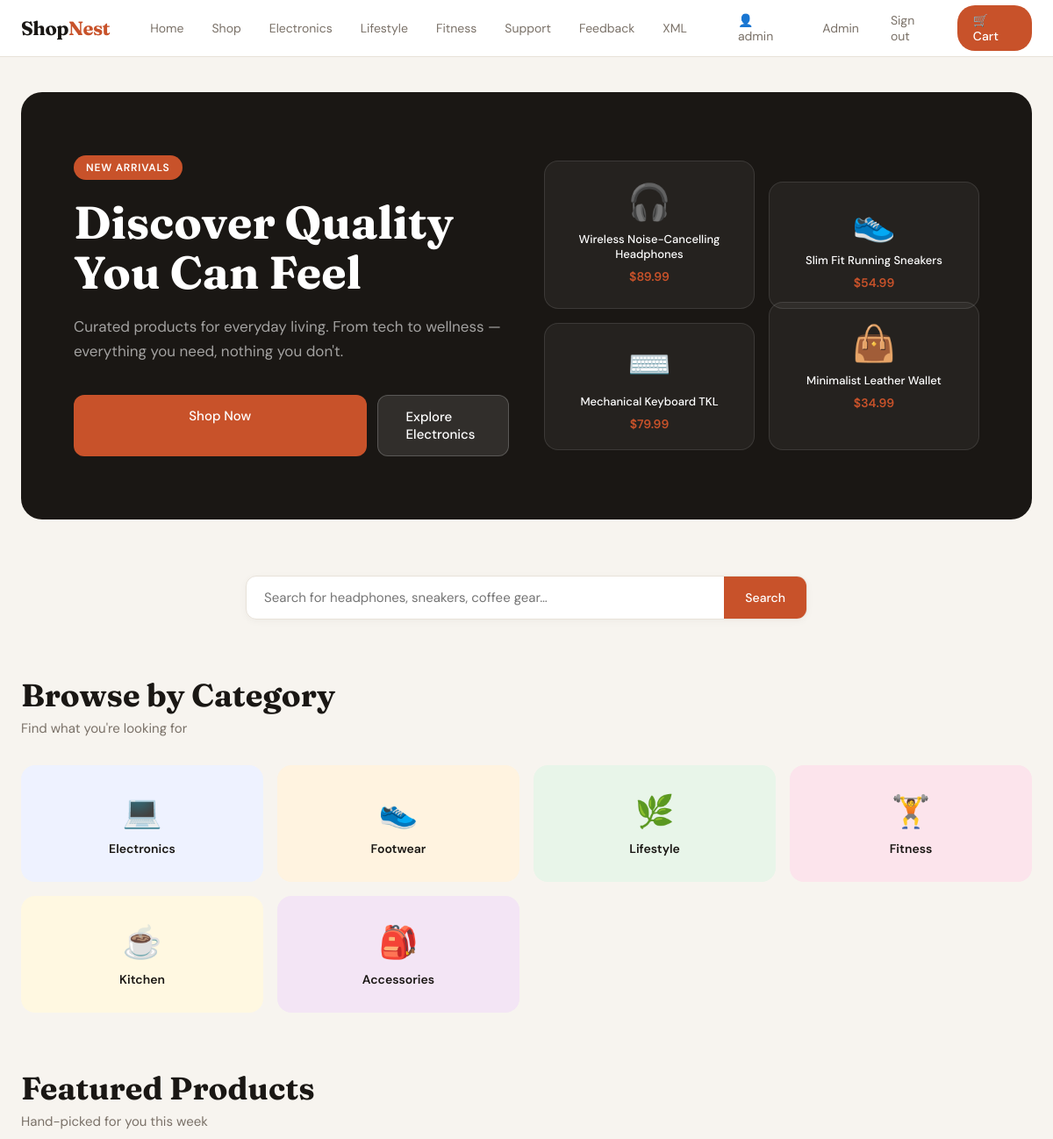
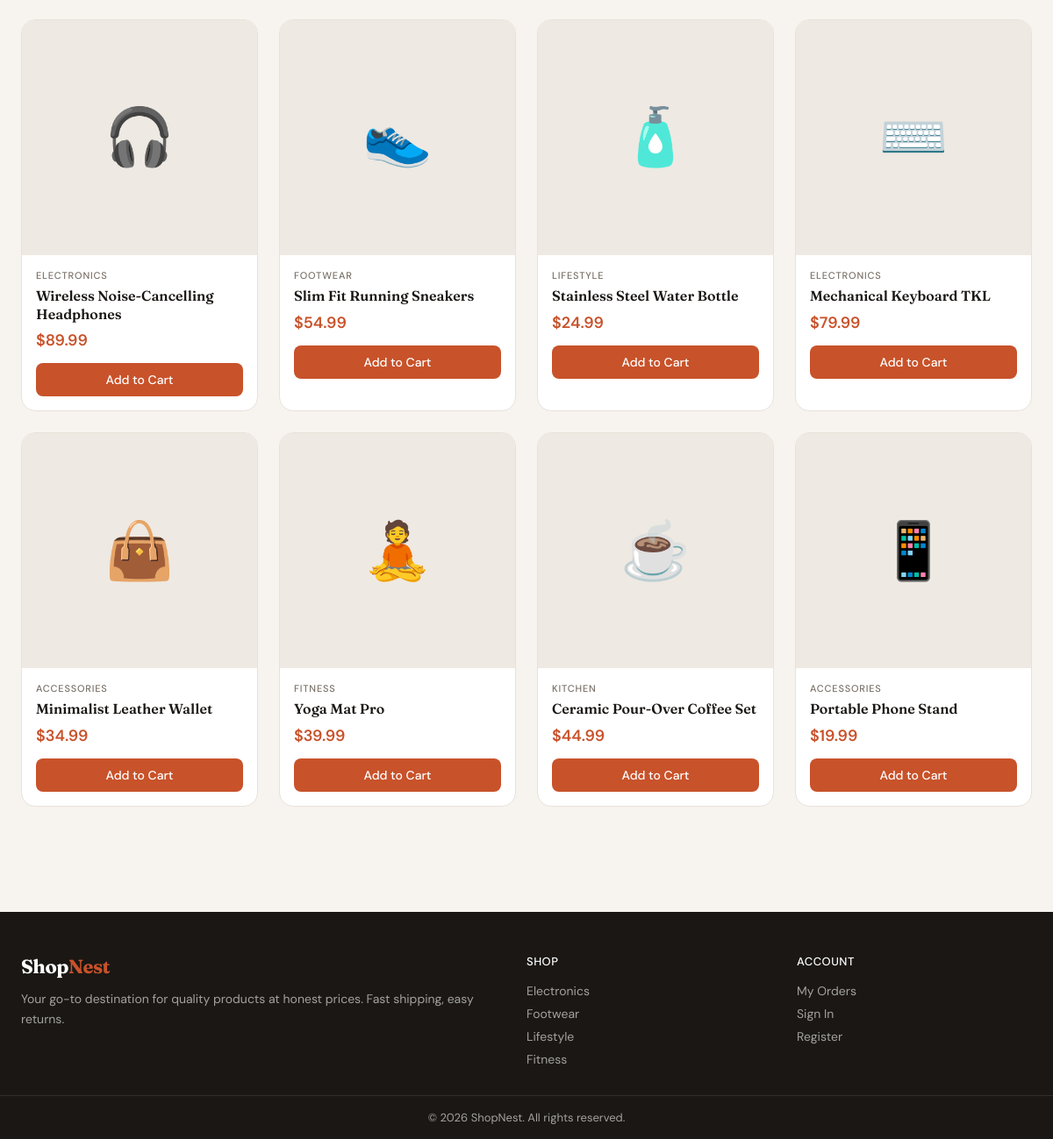
The page / (signed in) on the database its author committed (2 pictures, top to bottom).
### tables this page shows
CREATE TABLE products (
        id INTEGER PRIMARY KEY AUTOINCREMENT,
        name TEXT,
        description TEXT,
        price REAL,
        category TEXT,
        image TEXT,
        stock INTEGER DEFAULT 100
    );

### index.php (the view, shortened to what this page needs)
<?php
require_once __DIR__ . '/layout.php';
$featured = $db->query("SELECT * FROM products ORDER BY RANDOM() LIMIT 4")->fetchAll(PDO::FETCH_ASSOC);
$icons = [
    'headphones' => '🎧', 'sneakers' => '👟', 'bottle' => '🧴',
    'keyboard' => '⌨️', 'wallet' => '👜', 'yogamat' => '🧘',
    'coffee' => '☕', 'stand' => '📱'
];
?>
<main>
    <section style="
        background: var(--text);
        border-radius: 24px;
        padding: 72px 60px;
        margin-bottom: 64px;
        display: grid; grid-template-columns: 1fr 1fr; gap: 40px; align-items: center;
        overflow: hidden; position: relative;
    ">
        <div style="position:relative;z-index:1;">
            <div style="display:inline-block;background:var(--accent);color:#fff;font-size:12px;font-weight:600;letter-spacing:.8px;text-transform:uppercase;padding:6px 14px;border-radius:20px;margin-bottom:20px;">
                New Arrivals
            </div>
            <h1 style="font-family:'Fraunces',serif;font-size:52px;font-weight:700;color:#fff;line-height:1.1;margin-bottom:20px;">
                Discover Quality You Can Feel
            </h1>
            <p style="color:rgba(255,255,255,.6);font-size:17px;line-height:1.6;margin-bottom:36px;">
                Curated products for everyday living. From tech to wellness — everything you need, nothing you don't.
            </p>
            <div style="display:flex;gap:12px;">
                <a href="/products" class="btn btn-primary" style="padding:14px 32px;font-size:15px;border-radius:12px;">
                    Shop Now
                </a>
                <a href="/products?category=Electronics" class="btn" style="padding:14px 32px;font-size:15px;border-radius:12px;background:rgba(255,255,255,.1);color:#fff;border:1px solid rgba(255,255,255,.2);">
                    Explore Electronics
                </a>
            </div>
        </div>
        <div style="display:grid;grid-template-columns:1fr 1fr;gap:16px;">
            <?php foreach (array_slice($featured, 0, 4) as $i => $p): ?>
            <a href="/product?id=<?= $p['id'] ?>" style="
                background:rgba(255,255,255,.05);
                border:1px solid rgba(255,255,255,.1);
                border-radius:16px; padding:20px;
                display:flex;flex-direction:column;align-items:center;gap:8px;
                transition:background .2s;
                <?= $i === 1 ? 'margin-top:24px;' : '' ?>
                <?= $i === 3 ? 'margin-top:-24px;' : '' ?>
            " onmouseover="this.style.background='rgba(255,255,255,.1)'" onmouseout="this.style.background='rgba(255,255,255,.05)'">
                <div style="font-size:40px;"><?= $icons[$p['image']] ?? '📦' ?></div>
                <div style="color:#fff;font-size:13px;font-weight:500;text-align:center;"><?= htmlspecialchars($p['name']) ?></div>
                <div style="color:var(--accent);font-size:14px;font-weight:600;">$<?= number_format($p['price'], 2) ?></div>
            </a>
            <?php endforeach; ?>
        </div>
    </section>
    <section style="margin-bottom:64px;">
        <form action="/products" method="GET" class="search-bar" style="max-width:640px;margin:0 auto;">
            <input type="text" name="q" placeholder="Search for headphones, sneakers, coffee gear…">
            <button type="submit">Search</button>
        </form>
    </section>
    <section style="margin-bottom:64px;">
        <div class="page-header">
            <h1>Browse by Category</h1>
            <p>Find what you're looking for</p>
        </div>
        <div style="display:grid;grid-template-columns:repeat(4,1fr);gap:16px;">
            <?php
            $categories = [
                ['Electronics', '💻', '#EEF2FF'],
                ['Footwear', '👟', '#FFF3E0'],
                ['Lifestyle', '🌿', '#E8F5E9'],
                ['Fitness', '🏋️', '#FCE4EC'],
                ['Kitchen', '☕', '#FFF8E1'],
                ['Accessories', '🎒', '#F3E5F5'],
            ];
            foreach ($categories as [$cat, $icon, $color]):
            ?>
            <a href="/products?category=<?= urlencode($cat) ?>" style="
                background:<?= $color ?>;
                border-radius:16px; padding:28px 20px;
                display:flex;flex-direction:column;align-items:center;gap:10px;
                transition:transform .2s, box-shadow .2s;
                border: 1px solid transparent;
            " onmouseover="this.style.transform='translateY(-3px)';this.style.boxShadow='0 8px 24px rgba(0,0,0,.1)'"
               onmouseout="this.style.transform='';this.style.boxShadow=''">
                <div style="font-size:36px;"><?= $icon ?></div>
                <div style="font-weight:600;font-size:14px;"><?= $cat ?></div>
            </a>
            <?php endforeach; ?>
        </div>
    </section>
    <section>
        <div class="page-header">
            <h1>Featured Products</h1>
            <p>Hand-picked for you this week</p>
        </div>
        <div class="product-grid">
            <?php
            $products = $db->query("SELECT * FROM products LIMIT 8")->fetchAll(PDO::FETCH_ASSOC);
            foreach ($products as $p):
            ?>
            <div class="product-card">
                <a href="/product?id=<?= $p['id'] ?>">
                    <div class="product-img"><?= $icons[$p['image']] ?? '📦' ?></div>
                </a>
                <div class="product-body">
                    <div class="product-category"><?= htmlspecialchars($p['category']) ?></div>
                    <div class="product-name">
                        <a href="/product?id=<?= $p['id'] ?>"><?= htmlspecialchars($p['name']) ?></a>
                    </div>
                    <div class="product-price">$<?= number_format($p['price'], 2) ?></div>
                    <form method="POST" action="/cart">
                        <button type="submit" class="btn btn-primary">Add to Cart</button>
                    </form>
                </div>
            </div>
            <?php endforeach; ?>
        </div>
    </section>
</main>

### layout.php (style rules this page uses)
*, *::before, *::after { box-sizing: border-box; margin: 0; padding: 0; }
:root { --bg: #F7F4EF; --surface: #FFFFFF; --border: #E8E2D9; --text: #1A1714; --muted: #7A7168; --accent: #C8522A; --accent-hover: #A8421F; --accent-light: #F5EDE8; --success: #2D6A4F; --tag-bg: #EEE9E2; }
body { font-family: 'DM Sans', sans-serif; background: var(--bg); color: var(--text); min-height: 100vh; font-size: 15px; }
a { color: inherit; text-decoration: none; }
main { max-width: 1200px; margin: 0 auto; padding: 40px 24px; }
.search-bar { display: flex; gap: 0; background: var(--surface); border: 1px solid var(--border); border-radius: 12px; overflow: hidden; box-shadow: 0 2px 8px rgba(0,0,0,.04); }
.search-bar input { flex: 1; padding: 14px 20px; border: none; outline: none; font-family: 'DM Sans', sans-serif; font-size: 15px; background: transparent; color: var(--text); }
.search-bar button { padding: 14px 24px; background: var(--accent); border: none; cursor: pointer; color: #fff; font-size: 14px; font-weight: 500; font-family: 'DM Sans', sans-serif; transition: background .15s; }
.product-grid { display: grid; grid-template-columns: repeat(auto-fill, minmax(260px, 1fr)); gap: 24px; }
.product-card { background: var(--surface); border: 1px solid var(--border); border-radius: 16px; overflow: hidden; transition: box-shadow .2s, transform .2s; }
.product-img { width: 100%; aspect-ratio: 1; background: var(--tag-bg); display: flex; align-items: center; justify-content: center; font-size: 64px; }
.product-body { padding: 16px; }
.product-category { font-size: 11px; font-weight: 500; color: var(--muted); text-transform: uppercase; letter-spacing: .8px; margin-bottom: 6px; }
.product-name { font-family: 'Fraunces', serif; font-size: 16px; font-weight: 600; line-height: 1.3; margin-bottom: 8px; }
.product-price { font-size: 18px; font-weight: 600; color: var(--accent); margin-bottom: 14px; }
.btn { display: inline-block; padding: 10px 20px; border-radius: 8px; font-size: 14px; font-weight: 500; cursor: pointer; border: none; font-family: 'DM Sans', sans-serif; transition: all .15s; }
.btn-primary { background: var(--accent); color: #fff; width: 100%; text-align: center; }
.page-header { margin-bottom: 32px; }
.page-header h1 { font-family: 'Fraunces', serif; font-size: 36px; font-weight: 700; margin-bottom: 6px; }
.page-header p { color: var(--muted); }

### rows shown on the page
products: image "🎧", name "Wireless Noise-Cancelling Headphones", price "89.99", category "ELECTRONICS"
products: image "👟", name "Slim Fit Running Sneakers", price "54.99", category "FOOTWEAR"
products: image "⌨️", name "Mechanical Keyboard TKL", price "79.99", category "ELECTRONICS"
products: image "👜", name "Minimalist Leather Wallet", price "34.99", category "ACCESSORIES"
products: image "🧴", category "LIFESTYLE", name "Stainless Steel Water Bottle", price "24.99"
products: image "🧘", category "FITNESS", name "Yoga Mat Pro", price "39.99"
products: image "☕", category "KITCHEN", name "Ceramic Pour-Over Coffee Set", price "44.99"
products: image "📱", category "ACCESSORIES", name "Portable Phone Stand", price "19.99"

### other values the page prints
$user "admin"
$icon "💻"
$cat "Electronics"
$icon "👟"
$cat "Footwear"
$icon "🌿"
$cat "Lifestyle"
$icon "🏋️"
$cat "Fitness"
$icon "☕"
$cat "Kitchen"
$icon "🎒"
$cat "Accessories"
